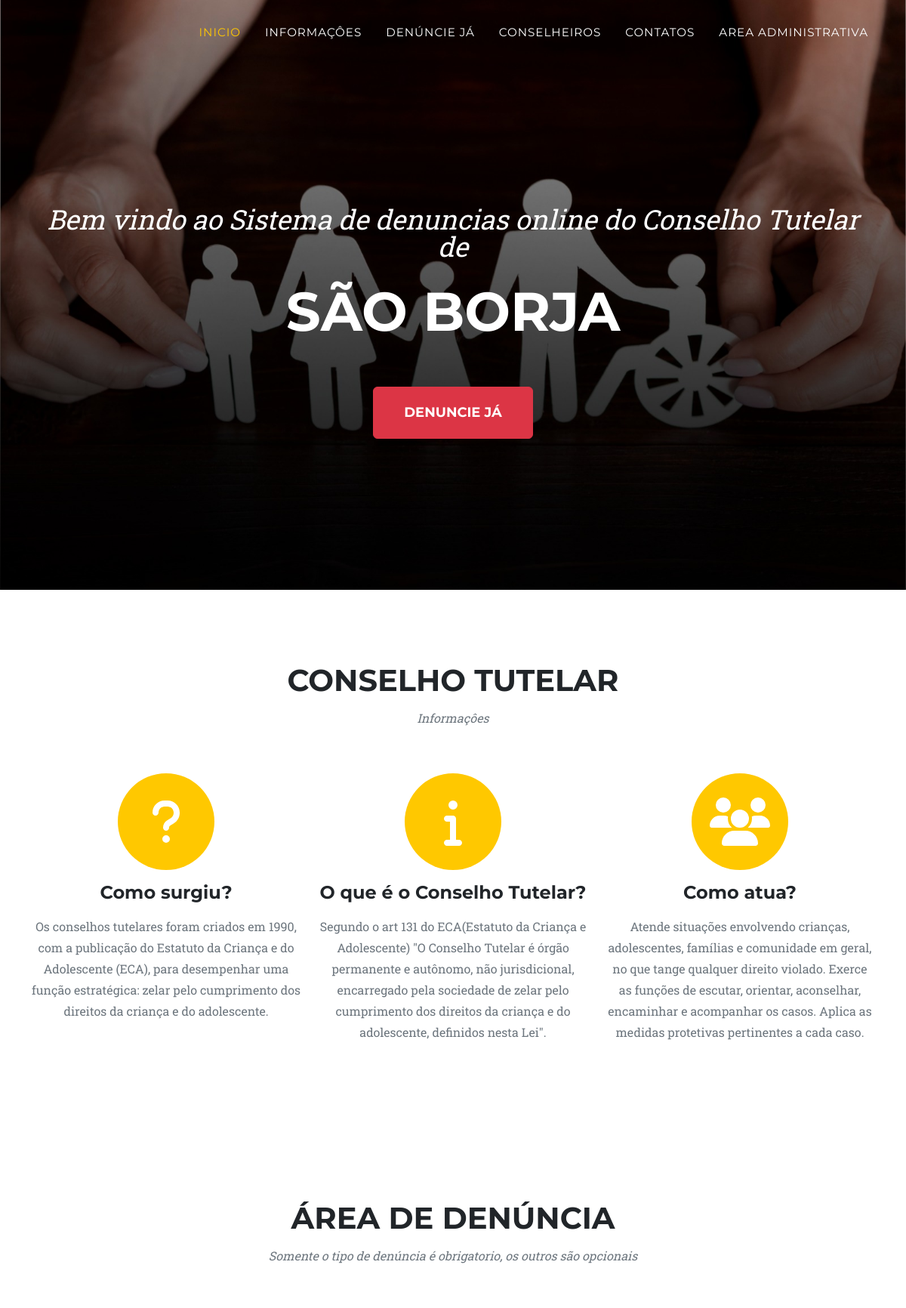
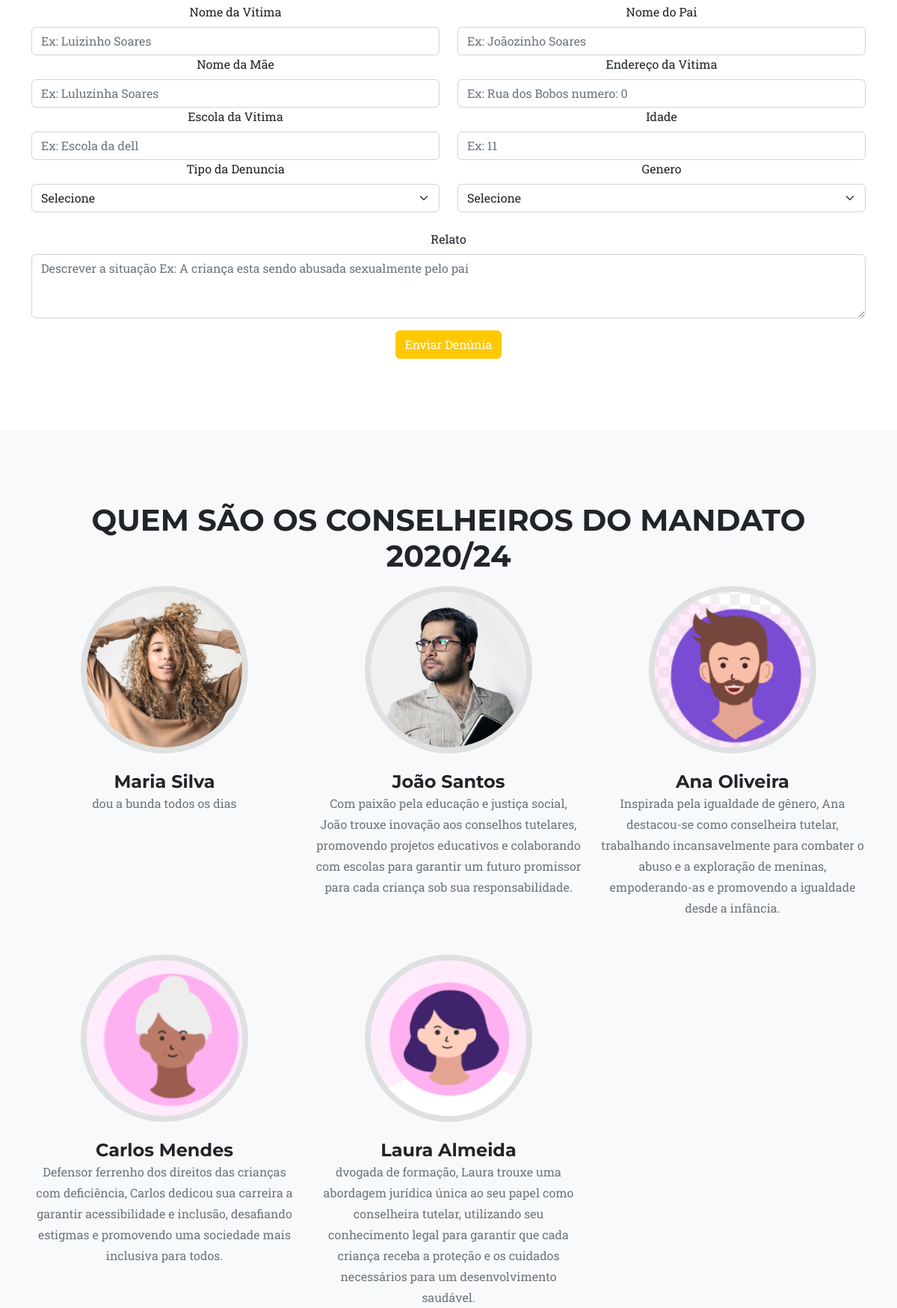
The page / (upper part) on the database its author committed (2 pictures, top to bottom).
### tables this page shows
CREATE TABLE `conselheiro` (
  `id_conselheiro` int(11) NOT NULL,
  `nome` varchar(45) NOT NULL,
  `email` varchar(80) NOT NULL,
  `senha` varchar(45) NOT NULL,
  `telefone` varchar(45) NOT NULL,
  `foto` text DEFAULT NULL,
  `sobre` text DEFAULT NULL,
  `mandato` char(10) DEFAULT NULL
);

### index.php (the view, shortened to what this page needs)
<!DOCTYPE html>
<html lang="en">
<head>
    <link rel="stylesheet" href="https://cdn.jsdelivr.net/npm/bootstrap-icons@1.10.5/font/bootstrap-icons.css">
    <link href="css/styles.css" rel="stylesheet" />
</head>
<body id="page-top">
    <nav class="navbar navbar-expand-lg navbar-dark fixed-top" id="mainNav">
        <div class="container">
            <div class="collapse navbar-collapse" id="navbarResponsive">
                <ul class="navbar-nav text-uppercase ms-auto py-4 py-lg-0">
                    <li class="nav-item"><a class="nav-link" href="#inicio">Inicio</a></li>
                    <li class="nav-item"><a class="nav-link" href="#informacoes">Informaçôes</a></li>
                    <li class="nav-item"><a class="nav-link" href="#formulario">Denúncie já</a></li>
                    <li class="nav-item"><a class="nav-link" href="#conselheiro">Conselheiros</a></li>
                    <li class="nav-item"><a class="nav-link" href="#contatos">Contatos</a></li>
                    <li class="nav-item"><a class="nav-link" href="/tcc/form_login/index.php">Area Administrativa</a></li>
                </ul>
            </div>
        </div>
    </nav>
    <header class="masthead" id="inicio">
        <div class="container">
            <div class="masthead-subheading">Bem vindo ao Sistema de denuncias online do Conselho Tutelar de</div>
            <div class="masthead-heading text-uppercase">São Borja</div>
            <a class="btn btn-danger btn-xl text-uppercase" href="#formulario">denuncie já</a>
        </div>
    </header>
    <section class="page-section" id="informacoes">
        <div class="container">
            <div class="text-center">
                <h2 class="section-heading text-uppercase">Conselho Tutelar</h2>
                <h3 class="section-subheading text-muted">Informaçôes</h3>
            </div>
            <div class="row text-center">
                <div class="col-md-4">
                    <span class="fa-stack fa-4x">
                        <i class="fas fa-circle fa-stack-2x text-primary"></i>
                        <i class="fas fa-solid fa-question fa-stack-1x fa-inverse"></i>
                    </span>
                    <h4 class="my-3">Como surgiu?</h4>
                    <p class="text-muted">Os conselhos tutelares foram criados em 1990, com a publicação do Estatuto da Criança e do Adolescente (ECA), para desempenhar uma função estratégica: zelar pelo cumprimento dos direitos da criança e do adolescente.</p>
                </div>
                <div class="col-md-4">
                    <span class="fa-stack fa-4x">
                        <i class="fas fa-circle fa-stack-2x text-primary"></i>
                        <i class="fas fas fa-solid fa-info  fa-stack-1x fa-inverse"></i>
                    </span>
                    <h4 class="my-3">O que é o Conselho Tutelar?</h4>
                    <p class="text-muted">Segundo o art 131 do ECA(Estatuto da Criança e Adolescente) "O Conselho Tutelar é órgão permanente e autônomo, não
                        jurisdicional, encarregado pela sociedade de zelar pelo cumprimento dos direitos da
                        criança e do adolescente, definidos nesta Lei".</p>
                </div>
                <div class="col-md-4">
                    <span class="fa-stack fa-4x">
                        <i class="fas fa-circle fa-stack-2x text-primary"></i>
                        <i class="fas fa-solid fa-users fa-stack-1x fa-inverse"></i>
                    </span>
                    <h4 class="my-3">Como atua?</h4>
                    <p class="text-muted">Atende situações envolvendo crianças, adolescentes, famílias e comunidade em geral, no que tange qualquer direito violado. Exerce as funções de escutar, orientar, aconselhar, encaminhar e acompanhar os casos. Aplica as medidas protetivas pertinentes a cada caso.</p>
                </div>
            </div>
        </div>
    </section>
    <section class="page-section" id="formulario">
        <div class="container text-center">
            <div class="text-center">
                <h2 class="section-heading text-uppercase">Área de denúncia</h2>
                <h3 class="section-subheading text-muted">Somente o tipo de denúncia é obrigatorio, os outros são opcionais</h3>
                <form action="./cadastro_denuncias/cadastro_denuncias.php" method="POST">
                    <div class="row">
                        <div class="col">
                            <label for="inputEmail4" class="form-label">Nome da Vitima</label>
                            <input type="text" class="form-control" id="nome_vitima" name="nome_vitima" placeholder="Ex: Luizinho Soares">
                        </div>
                        <div class="col">
                            <label for="nome_pai" class="form-label">Nome do Pai</label>
                            <input type="text" class="form-control" id="nome_pai" name="nome_pai" placeholder="Ex: Joãozinho Soares">
                        </div>
                    </div>
                    <div class="row">
                        <div class="col">
                            <label for="nome_mae" class="form-label">Nome da Mãe</label>
                            <input type="text" class="form-control" id="nome_mae" name="nome_mae" placeholder="Ex: Luluzinha Soares">
                        </div>
                        <div class="col">
                            <label for="endereco" class="form-label">Endereço da Vitima</label>
                            <input type="text" class="form-control" id="endereco" name="endereco" placeholder="Ex: Rua dos Bobos numero: 0">
                        </div>
                    </div>
                    <div class="row">
                        <div class="col">
                            <label for="escola_vitima" class="form-label">Escola da Vitima</label>
                            <input type="text" class="form-control" id="escola_vitima" name="escola_vitima" placeholder="Ex: Escola da dell">
                        </div>
                        <div class="col">
                            <label for="idade" class="form-label">Idade</label>
                            <input type="text" class="form-control" id="idade" name="idade" placeholder="Ex: 11">
                        </div>
                    </div>
                    <div class="row">
                        <div class="col">
                            <label for="motivo" class="form-label">Tipo da Denuncia</label>
                            <select id="motivo" name="motivo" class="form-select">
                                <option selected>Selecione</option>
                                <?php
                                $servername = "localhost";
                                $username = "root";
                                $password = "";
                                $dbname = "mydb";
                                $conn = new mysqli($servername, $username, $password, $dbname);
                                ?>
                            </select>
                        </div>
                        <div class="col">
                            <label for="inputState" class="form-label">Genero</label>
                            <select id="genero" name="genero" class="form-select">
                                <option selected>Selecione</option>
                            </select>
                        </div>
                    </div>
                    <br>
                    <div class="col-12">
                        <div class="mb-3">
                            <label for="relato" class="form-label">Relato</label>
                            <textarea class="form-control" id="relato" name="relato" placeholder="Descrever a situação Ex: A criança esta sendo abusada sexualmente pelo pai" rows="3"></textarea>
                        </div>
                    </div>
                    <div class="col-12">
                        <button type="submit" class="btn btn-primary">Enviar Denúnia</button>
                    </div>
            </div>
        </div>
    </section>
    <section class="page-section bg-light" id="conselheiro">
        <div class="container">
            <div class="text-center">
                <h2 class="section-heading text-uppercase">Quem são os conselheiros do mandato 2020/24</h2>
            </div>
            <div class="row">
                <?php
                $sql = "SELECT * FROM `conselheiro`;";
                $result = $conn->query($sql);
                while ($row = $result->fetch_assoc()) { ?>
                    <div class="col-lg-4">
                        <div class="team-member">
                            <img class="mx-auto rounded-circle" src="assets/img/team/<?php echo $row['foto'] ?>" alt="..." />
                            <h4><?php echo $row['nome'] ?></h4>
                            <p class="text-muted"><?php echo $row['sobre'] ?></p>
                        </div>
                    </div>
                    <?php } ?>
                </div>
    </section>
</body>
</html>

### rows shown on the page
conselheiro: foto (picture), nome "Maria Silva", sobre "dou a bunda todos os dias"
conselheiro: foto (picture), nome "João Santos", sobre "Com paixão pela educação e justiça social, João trouxe inovação aos conselhos tutelares, promovendo projetos educativos e colaborando com escolas para garantir um futuro promissor para cada criança sob sua responsabilidade."
conselheiro: foto (picture), nome "Ana Oliveira", sobre "Inspirada pela igualdade de gênero, Ana destacou-se como conselheira tutelar, trabalhando incansavelmente para combater o abuso e a exploração de meninas, empoderando-as e promovendo a igualdade desde a infância."
conselheiro: foto (picture), nome "Carlos Mendes", sobre "Defensor ferrenho dos direitos das crianças com deficiência, Carlos dedicou sua carreira a garantir acessibilidade e inclusão, desafiando estigmas e promovendo uma sociedade mais inclusiva para todos."
conselheiro: foto (picture), nome "Laura Almeida", sobre "dvogada de formação, Laura trouxe uma abordagem jurídica única ao seu papel como conselheira tutelar, utilizando seu conhecimento legal para garantir que cada criança receba a proteção e os cuidados necessários para um desenvolvimento saudável."
